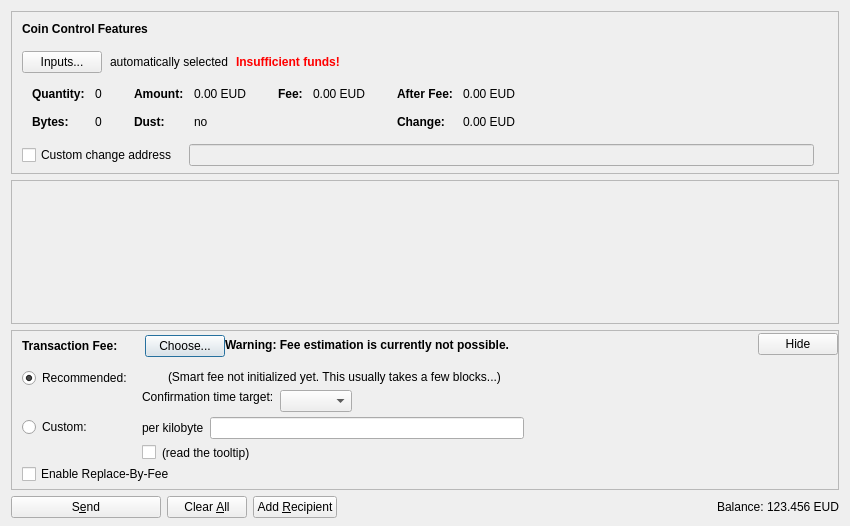
<?xml version="1.0" encoding="UTF-8"?>
<ui version="4.0">
 <class>SendCoinsDialog</class>
 <widget class="QDialog" name="SendCoinsDialog">
  <property name="geometry">
   <rect>
    <x>0</x>
    <y>0</y>
    <width>850</width>
    <height>526</height>
   </rect>
  </property>
  <property name="windowTitle">
   <string>Send Coins</string>
  </property>
  <layout class="QVBoxLayout" name="verticalLayout" stretch="0,1,0,0">
   <property name="bottomMargin">
    <number>8</number>
   </property>
   <item>
    <widget class="QFrame" name="frameCoinControl">
     <property name="sizePolicy">
      <sizepolicy hsizetype="Expanding" vsizetype="Expanding">
       <horstretch>0</horstretch>
       <verstretch>0</verstretch>
      </sizepolicy>
     </property>
     <property name="maximumSize">
      <size>
       <width>16777215</width>
       <height>16777215</height>
      </size>
     </property>
     <property name="frameShape">
      <enum>QFrame::StyledPanel</enum>
     </property>
     <property name="frameShadow">
      <enum>QFrame::Sunken</enum>
     </property>
     <layout class="QVBoxLayout" name="verticalLayoutCoinControl2">
      <property name="spacing">
       <number>0</number>
      </property>
      <property name="leftMargin">
       <number>0</number>
      </property>
      <property name="topMargin">
       <number>0</number>
      </property>
      <property name="rightMargin">
       <number>0</number>
      </property>
      <property name="bottomMargin">
       <number>6</number>
      </property>
      <item>
       <layout class="QVBoxLayout" name="verticalLayoutCoinControl" stretch="0,0,0,0,1">
        <property name="spacing">
         <number>0</number>
        </property>
        <property name="leftMargin">
         <number>10</number>
        </property>
        <property name="topMargin">
         <number>10</number>
        </property>
        <item>
         <layout class="QHBoxLayout" name="horizontalLayoutCoinControl1">
          <property name="bottomMargin">
           <number>15</number>
          </property>
          <item>
           <widget class="QLabel" name="labelCoinControlFeatures">
            <property name="sizePolicy">
             <sizepolicy hsizetype="Preferred" vsizetype="Maximum">
              <horstretch>0</horstretch>
              <verstretch>0</verstretch>
             </sizepolicy>
            </property>
            <property name="font">
             <font>
              <weight>75</weight>
              <bold>true</bold>
             </font>
            </property>
            <property name="styleSheet">
             <string notr="true">font-weight:bold;</string>
            </property>
            <property name="text">
             <string>Coin Control Features</string>
            </property>
           </widget>
          </item>
         </layout>
        </item>
        <item>
         <layout class="QHBoxLayout" name="horizontalLayoutCoinControl2" stretch="0,0,0,0">
          <property name="spacing">
           <number>8</number>
          </property>
          <property name="bottomMargin">
           <number>10</number>
          </property>
          <item>
           <widget class="QPushButton" name="pushButtonCoinControl">
            <property name="styleSheet">
             <string notr="true"/>
            </property>
            <property name="text">
             <string>Inputs...</string>
            </property>
            <property name="autoDefault">
             <bool>false</bool>
            </property>
           </widget>
          </item>
          <item>
           <widget class="QLabel" name="labelCoinControlAutomaticallySelected">
            <property name="text">
             <string>automatically selected</string>
            </property>
            <property name="margin">
             <number>5</number>
            </property>
           </widget>
          </item>
          <item>
           <widget class="QLabel" name="labelCoinControlInsuffFunds">
            <property name="font">
             <font>
              <weight>75</weight>
              <bold>true</bold>
             </font>
            </property>
            <property name="styleSheet">
             <string notr="true">color:red;font-weight:bold;</string>
            </property>
            <property name="text">
             <string>Insufficient funds!</string>
            </property>
            <property name="margin">
             <number>5</number>
            </property>
           </widget>
          </item>
          <item>
           <spacer name="horizontalSpacerCoinControl">
            <property name="orientation">
             <enum>Qt::Horizontal</enum>
            </property>
            <property name="sizeHint" stdset="0">
             <size>
              <width>40</width>
              <height>1</height>
             </size>
            </property>
           </spacer>
          </item>
         </layout>
        </item>
        <item>
         <widget class="QWidget" name="widgetCoinControl" native="true">
          <property name="sizePolicy">
           <sizepolicy hsizetype="Preferred" vsizetype="Preferred">
            <horstretch>0</horstretch>
            <verstretch>0</verstretch>
           </sizepolicy>
          </property>
          <property name="minimumSize">
           <size>
            <width>0</width>
            <height>0</height>
           </size>
          </property>
          <property name="styleSheet">
           <string notr="true"/>
          </property>
          <layout class="QHBoxLayout" name="horizontalLayoutCoinControl5">
           <property name="leftMargin">
            <number>0</number>
           </property>
           <property name="topMargin">
            <number>0</number>
           </property>
           <property name="rightMargin">
            <number>0</number>
           </property>
           <property name="bottomMargin">
            <number>0</number>
           </property>
           <item>
            <layout class="QHBoxLayout" name="horizontalLayoutCoinControl3" stretch="0,0,0,1">
             <property name="spacing">
              <number>20</number>
             </property>
             <property name="topMargin">
              <number>0</number>
             </property>
             <property name="bottomMargin">
              <number>10</number>
             </property>
             <item>
              <layout class="QFormLayout" name="formLayoutCoinControl1">
               <property name="horizontalSpacing">
                <number>10</number>
               </property>
               <property name="verticalSpacing">
                <number>14</number>
               </property>
               <property name="leftMargin">
                <number>10</number>
               </property>
               <property name="topMargin">
                <number>4</number>
               </property>
               <property name="rightMargin">
                <number>6</number>
               </property>
               <item row="0" column="0">
                <widget class="QLabel" name="labelCoinControlQuantityText">
                 <property name="font">
                  <font>
                   <weight>75</weight>
                   <bold>true</bold>
                  </font>
                 </property>
                 <property name="text">
                  <string>Quantity:</string>
                 </property>
                 <property name="margin">
                  <number>0</number>
                 </property>
                </widget>
               </item>
               <item row="0" column="1">
                <widget class="QLabel" name="labelCoinControlQuantity">
                 <property name="cursor">
                  <cursorShape>IBeamCursor</cursorShape>
                 </property>
                 <property name="contextMenuPolicy">
                  <enum>Qt::ActionsContextMenu</enum>
                 </property>
                 <property name="text">
                  <string notr="true">0</string>
                 </property>
                 <property name="margin">
                  <number>0</number>
                 </property>
                 <property name="textInteractionFlags">
                  <set>Qt::LinksAccessibleByMouse|Qt::TextSelectableByKeyboard|Qt::TextSelectableByMouse</set>
                 </property>
                </widget>
               </item>
               <item row="1" column="0">
                <widget class="QLabel" name="labelCoinControlBytesText">
                 <property name="font">
                  <font>
                   <weight>75</weight>
                   <bold>true</bold>
                  </font>
                 </property>
                 <property name="text">
                  <string>Bytes:</string>
                 </property>
                </widget>
               </item>
               <item row="1" column="1">
                <widget class="QLabel" name="labelCoinControlBytes">
                 <property name="cursor">
                  <cursorShape>IBeamCursor</cursorShape>
                 </property>
                 <property name="contextMenuPolicy">
                  <enum>Qt::ActionsContextMenu</enum>
                 </property>
                 <property name="text">
                  <string notr="true">0</string>
                 </property>
                 <property name="textInteractionFlags">
                  <set>Qt::LinksAccessibleByMouse|Qt::TextSelectableByKeyboard|Qt::TextSelectableByMouse</set>
                 </property>
                </widget>
               </item>
              </layout>
             </item>
             <item>
              <layout class="QFormLayout" name="formLayoutCoinControl2">
               <property name="horizontalSpacing">
                <number>10</number>
               </property>
               <property name="verticalSpacing">
                <number>14</number>
               </property>
               <property name="leftMargin">
                <number>6</number>
               </property>
               <property name="topMargin">
                <number>4</number>
               </property>
               <property name="rightMargin">
                <number>6</number>
               </property>
               <item row="0" column="0">
                <widget class="QLabel" name="labelCoinControlAmountText">
                 <property name="font">
                  <font>
                   <weight>75</weight>
                   <bold>true</bold>
                  </font>
                 </property>
                 <property name="text">
                  <string>Amount:</string>
                 </property>
                 <property name="margin">
                  <number>0</number>
                 </property>
                </widget>
               </item>
               <item row="0" column="1">
                <widget class="QLabel" name="labelCoinControlAmount">
                 <property name="cursor">
                  <cursorShape>IBeamCursor</cursorShape>
                 </property>
                 <property name="contextMenuPolicy">
                  <enum>Qt::ActionsContextMenu</enum>
                 </property>
                 <property name="text">
                  <string notr="true">0.00 EUD</string>
                 </property>
                 <property name="textInteractionFlags">
                  <set>Qt::LinksAccessibleByMouse|Qt::TextSelectableByKeyboard|Qt::TextSelectableByMouse</set>
                 </property>
                </widget>
               </item>
               <item row="1" column="0">
                <widget class="QLabel" name="labelCoinControlLowOutputText">
                 <property name="font">
                  <font>
                   <weight>75</weight>
                   <bold>true</bold>
                  </font>
                 </property>
                 <property name="text">
                  <string>Dust:</string>
                 </property>
                </widget>
               </item>
               <item row="1" column="1">
                <widget class="QLabel" name="labelCoinControlLowOutput">
                 <property name="cursor">
                  <cursorShape>IBeamCursor</cursorShape>
                 </property>
                 <property name="contextMenuPolicy">
                  <enum>Qt::ActionsContextMenu</enum>
                 </property>
                 <property name="text">
                  <string notr="true">no</string>
                 </property>
                 <property name="textInteractionFlags">
                  <set>Qt::LinksAccessibleByMouse|Qt::TextSelectableByKeyboard|Qt::TextSelectableByMouse</set>
                 </property>
                </widget>
               </item>
              </layout>
             </item>
             <item>
              <layout class="QFormLayout" name="formLayoutCoinControl3">
               <property name="horizontalSpacing">
                <number>10</number>
               </property>
               <property name="verticalSpacing">
                <number>14</number>
               </property>
               <property name="leftMargin">
                <number>6</number>
               </property>
               <property name="topMargin">
                <number>4</number>
               </property>
               <property name="rightMargin">
                <number>6</number>
               </property>
               <item row="0" column="0">
                <widget class="QLabel" name="labelCoinControlFeeText">
                 <property name="font">
                  <font>
                   <weight>75</weight>
                   <bold>true</bold>
                  </font>
                 </property>
                 <property name="text">
                  <string>Fee:</string>
                 </property>
                 <property name="margin">
                  <number>0</number>
                 </property>
                </widget>
               </item>
               <item row="0" column="1">
                <widget class="QLabel" name="labelCoinControlFee">
                 <property name="cursor">
                  <cursorShape>IBeamCursor</cursorShape>
                 </property>
                 <property name="contextMenuPolicy">
                  <enum>Qt::ActionsContextMenu</enum>
                 </property>
                 <property name="text">
                  <string notr="true">0.00 EUD</string>
                 </property>
                 <property name="textInteractionFlags">
                  <set>Qt::LinksAccessibleByMouse|Qt::TextSelectableByKeyboard|Qt::TextSelectableByMouse</set>
                 </property>
                </widget>
               </item>
              </layout>
             </item>
             <item>
              <layout class="QFormLayout" name="formLayoutCoinControl4">
               <property name="horizontalSpacing">
                <number>10</number>
               </property>
               <property name="verticalSpacing">
                <number>14</number>
               </property>
               <property name="leftMargin">
                <number>6</number>
               </property>
               <property name="topMargin">
                <number>4</number>
               </property>
               <property name="rightMargin">
                <number>6</number>
               </property>
               <item row="0" column="0">
                <widget class="QLabel" name="labelCoinControlAfterFeeText">
                 <property name="font">
                  <font>
                   <weight>75</weight>
                   <bold>true</bold>
                  </font>
                 </property>
                 <property name="text">
                  <string>After Fee:</string>
                 </property>
                 <property name="margin">
                  <number>0</number>
                 </property>
                </widget>
               </item>
               <item row="0" column="1">
                <widget class="QLabel" name="labelCoinControlAfterFee">
                 <property name="cursor">
                  <cursorShape>IBeamCursor</cursorShape>
                 </property>
                 <property name="contextMenuPolicy">
                  <enum>Qt::ActionsContextMenu</enum>
                 </property>
                 <property name="text">
                  <string notr="true">0.00 EUD</string>
                 </property>
                 <property name="textInteractionFlags">
                  <set>Qt::LinksAccessibleByMouse|Qt::TextSelectableByKeyboard|Qt::TextSelectableByMouse</set>
                 </property>
                </widget>
               </item>
               <item row="1" column="0">
                <widget class="QLabel" name="labelCoinControlChangeText">
                 <property name="font">
                  <font>
                   <weight>75</weight>
                   <bold>true</bold>
                  </font>
                 </property>
                 <property name="text">
                  <string>Change:</string>
                 </property>
                </widget>
               </item>
               <item row="1" column="1">
                <widget class="QLabel" name="labelCoinControlChange">
                 <property name="cursor">
                  <cursorShape>IBeamCursor</cursorShape>
                 </property>
                 <property name="contextMenuPolicy">
                  <enum>Qt::ActionsContextMenu</enum>
                 </property>
                 <property name="text">
                  <string notr="true">0.00 EUD</string>
                 </property>
                 <property name="textInteractionFlags">
                  <set>Qt::LinksAccessibleByMouse|Qt::TextSelectableByKeyboard|Qt::TextSelectableByMouse</set>
                 </property>
                </widget>
               </item>
              </layout>
             </item>
            </layout>
           </item>
          </layout>
         </widget>
        </item>
        <item>
         <layout class="QHBoxLayout" name="horizontalLayoutCoinControl4" stretch="0,0,0">
          <property name="spacing">
           <number>12</number>
          </property>
          <property name="sizeConstraint">
           <enum>QLayout::SetDefaultConstraint</enum>
          </property>
          <property name="topMargin">
           <number>5</number>
          </property>
          <property name="rightMargin">
           <number>5</number>
          </property>
          <item>
           <widget class="QCheckBox" name="checkBoxCoinControlChange">
            <property name="toolTip">
             <string>If this is activated, but the change address is empty or invalid, change will be sent to a newly generated address.</string>
            </property>
            <property name="text">
             <string>Custom change address</string>
            </property>
           </widget>
          </item>
          <item>
           <widget class="QValidatedLineEdit" name="lineEditCoinControlChange">
            <property name="enabled">
             <bool>false</bool>
            </property>
            <property name="sizePolicy">
             <sizepolicy hsizetype="Expanding" vsizetype="Fixed">
              <horstretch>0</horstretch>
              <verstretch>0</verstretch>
             </sizepolicy>
            </property>
           </widget>
          </item>
          <item>
           <widget class="QLabel" name="labelCoinControlChangeLabel">
            <property name="sizePolicy">
             <sizepolicy hsizetype="Preferred" vsizetype="Expanding">
              <horstretch>0</horstretch>
              <verstretch>0</verstretch>
             </sizepolicy>
            </property>
            <property name="minimumSize">
             <size>
              <width>0</width>
              <height>0</height>
             </size>
            </property>
            <property name="text">
             <string/>
            </property>
            <property name="margin">
             <number>3</number>
            </property>
           </widget>
          </item>
         </layout>
        </item>
        <item>
         <spacer name="verticalSpacerCoinControl">
          <property name="orientation">
           <enum>Qt::Vertical</enum>
          </property>
          <property name="sizeHint" stdset="0">
           <size>
            <width>800</width>
            <height>1</height>
           </size>
          </property>
         </spacer>
        </item>
       </layout>
      </item>
     </layout>
    </widget>
   </item>
   <item>
    <widget class="QScrollArea" name="scrollArea">
     <property name="widgetResizable">
      <bool>true</bool>
     </property>
     <widget class="QWidget" name="scrollAreaWidgetContents">
      <property name="geometry">
       <rect>
        <x>0</x>
        <y>0</y>
        <width>830</width>
        <height>104</height>
       </rect>
      </property>
      <layout class="QVBoxLayout" name="verticalLayout_2" stretch="0,1">
       <property name="leftMargin">
        <number>0</number>
       </property>
       <property name="topMargin">
        <number>0</number>
       </property>
       <property name="rightMargin">
        <number>0</number>
       </property>
       <property name="bottomMargin">
        <number>0</number>
       </property>
       <item>
        <layout class="QVBoxLayout" name="entries">
         <property name="spacing">
          <number>6</number>
         </property>
        </layout>
       </item>
       <item>
        <spacer name="verticalSpacer">
         <property name="orientation">
          <enum>Qt::Vertical</enum>
         </property>
         <property name="sizeHint" stdset="0">
          <size>
           <width>20</width>
           <height>40</height>
          </size>
         </property>
        </spacer>
       </item>
      </layout>
     </widget>
    </widget>
   </item>
   <item>
    <widget class="QFrame" name="frameFee">
     <property name="sizePolicy">
      <sizepolicy hsizetype="Expanding" vsizetype="Expanding">
       <horstretch>0</horstretch>
       <verstretch>0</verstretch>
      </sizepolicy>
     </property>
     <property name="maximumSize">
      <size>
       <width>16777215</width>
       <height>16777215</height>
      </size>
     </property>
     <property name="frameShape">
      <enum>QFrame::StyledPanel</enum>
     </property>
     <property name="frameShadow">
      <enum>QFrame::Sunken</enum>
     </property>
     <layout class="QVBoxLayout" name="verticalLayoutFee1">
      <property name="spacing">
       <number>0</number>
      </property>
      <property name="leftMargin">
       <number>0</number>
      </property>
      <property name="topMargin">
       <number>0</number>
      </property>
      <property name="rightMargin">
       <number>0</number>
      </property>
      <property name="bottomMargin">
       <number>0</number>
      </property>
      <item>
       <layout class="QVBoxLayout" name="verticalLayoutFee2" stretch="0,0,0">
        <property name="spacing">
         <number>0</number>
        </property>
        <property name="leftMargin">
         <number>10</number>
        </property>
        <property name="topMargin">
         <number>0</number>
        </property>
        <item>
         <layout class="QHBoxLayout" name="horizontalLayoutFee1">
          <property name="bottomMargin">
           <number>0</number>
          </property>
          <item>
           <layout class="QVBoxLayout" name="verticalLayoutFee7">
            <property name="spacing">
             <number>0</number>
            </property>
            <item>
             <spacer name="verticalSpacerSmartFee">
              <property name="orientation">
               <enum>Qt::Vertical</enum>
              </property>
              <property name="sizeType">
               <enum>QSizePolicy::Fixed</enum>
              </property>
              <property name="sizeHint" stdset="0">
               <size>
                <width>1</width>
                <height>4</height>
               </size>
              </property>
             </spacer>
            </item>
            <item>
             <layout class="QHBoxLayout" name="horizontalLayoutSmartFee">
              <property name="spacing">
               <number>10</number>
              </property>
              <item>
               <widget class="QLabel" name="labelFeeHeadline">
                <property name="sizePolicy">
                 <sizepolicy hsizetype="Preferred" vsizetype="Maximum">
                  <horstretch>0</horstretch>
                  <verstretch>0</verstretch>
                 </sizepolicy>
                </property>
                <property name="font">
                 <font>
                  <weight>75</weight>
                  <bold>true</bold>
                 </font>
                </property>
                <property name="styleSheet">
                 <string notr="true">font-weight:bold;</string>
                </property>
                <property name="text">
                 <string>Transaction Fee:</string>
                </property>
               </widget>
              </item>
              <item>
               <widget class="QLabel" name="labelFeeMinimized">
                <property name="text">
                 <string/>
                </property>
               </widget>
              </item>
              <item>
               <widget class="QPushButton" name="buttonChooseFee">
                <property name="text">
                 <string>Choose...</string>
                </property>
               </widget>
              </item>
             </layout>
            </item>
            <item>
             <spacer name="verticalSpacer_5">
              <property name="orientation">
               <enum>Qt::Vertical</enum>
              </property>
              <property name="sizeHint" stdset="0">
               <size>
                <width>1</width>
                <height>1</height>
               </size>
              </property>
             </spacer>
            </item>
           </layout>
          </item>
          <item>
           <widget class="QLabel" name="fallbackFeeWarningLabel">
            <property name="toolTip">
             <string>Using the fallbackfee can result in sending a transaction that will take several hours or days (or never) to confirm. Consider choosing your fee manually or wait until you have validated the complete chain.</string>
            </property>
            <property name="font">
            <font>
                <weight>75</weight>
                <bold>true</bold>
            </font>
            </property>
            <property name="text">
             <string>Warning: Fee estimation is currently not possible.</string>
            </property>
            <property name="wordWrap">
             <bool>false</bool>
            </property>
           </widget>
          </item>
          <item>
           <spacer name="horizontalSpacer_4">
            <property name="orientation">
             <enum>Qt::Horizontal</enum>
            </property>
            <property name="sizeType">
             <enum>QSizePolicy::MinimumExpanding</enum>
            </property>
            <property name="sizeHint" stdset="0">
             <size>
              <width>40</width>
              <height>20</height>
             </size>
            </property>
           </spacer>
          </item>
          <item>
           <widget class="QPushButton" name="buttonMinimizeFee">
            <property name="toolTip">
             <string>collapse fee-settings</string>
            </property>
            <property name="text">
             <string>Hide</string>
            </property>
           </widget>
          </item>
         </layout>
        </item>
        <item>
         <widget class="QFrame" name="frameFeeSelection">
          <layout class="QVBoxLayout" name="verticalLayoutFee12">
           <property name="spacing">
            <number>0</number>
           </property>
           <property name="leftMargin">
            <number>0</number>
           </property>
           <property name="topMargin">
            <number>0</number>
           </property>
           <property name="rightMargin">
            <number>0</number>
           </property>
           <property name="bottomMargin">
            <number>0</number>
           </property>
           <item>
            <layout class="QGridLayout" name="gridLayoutFee">
             <property name="topMargin">
              <number>10</number>
             </property>
             <property name="bottomMargin">
              <number>4</number>
             </property>
             <property name="horizontalSpacing">
              <number>10</number>
             </property>
             <property name="verticalSpacing">
              <number>4</number>
             </property>
             <item row="1" column="1">
              <layout class="QVBoxLayout" name="verticalLayoutFee8">
               <property name="spacing">
                <number>6</number>
               </property>
               <item>
                <layout class="QHBoxLayout" name="horizontalLayoutFee13">
                 <item>
                  <widget class="QLabel" name="labelCustomPerKilobyte">
                   <property name="toolTip">
                    <string>If the custom fee is set to 1000 satoshis and the transaction is only 250 bytes, then &quot;per kilobyte&quot; only pays 250 satoshis in fee, while &quot;total at least&quot; pays 1000 satoshis. For transactions bigger than a kilobyte both pay by kilobyte.</string>
                   </property>
                   <property name="text">
                    <string>per kilobyte</string>
                   </property>
                  </widget>
                 </item>
                 <item>
                  <widget class="EurodollarAmountField" name="customFee"/>
                 </item>
                 <item>
                  <spacer name="horizontalSpacer_6">
                   <property name="orientation">
                    <enum>Qt::Horizontal</enum>
                   </property>
                   <property name="sizeHint" stdset="0">
                    <size>
                     <width>1</width>
                     <height>1</height>
                    </size>
                   </property>
                  </spacer>
                 </item>
                </layout>
               </item>
               <item>
                <layout class="QHBoxLayout" name="horizontalLayoutFee8">
                 <item>
                  <widget class="QCheckBox" name="checkBoxMinimumFee">
                   <property name="toolTip">
                    <string>Paying only the minimum fee is just fine as long as there is less transaction volume than space in the blocks. But be aware that this can end up in a never confirming transaction once there is more demand for eurodollar transactions than the network can process.</string>
                   </property>
                   <property name="text">
                    <string/>
                   </property>
                  </widget>
                 </item>
                 <item>
                  <widget class="QLabel" name="labelMinFeeWarning">
                   <property name="enabled">
                    <bool>true</bool>
                   </property>
                   <property name="toolTip">
                    <string>Paying only the minimum fee is just fine as long as there is less transaction volume than space in the blocks. But be aware that this can end up in a never confirming transaction once there is more demand for eurodollar transactions than the network can process.</string>
                   </property>
                   <property name="text">
                    <string>(read the tooltip)</string>
                   </property>
                   <property name="margin">
                    <number>5</number>
                   </property>
                  </widget>
                 </item>
                 <item>
                  <spacer name="horizontalSpacer_2">
                   <property name="orientation">
                    <enum>Qt::Horizontal</enum>
                   </property>
                   <property name="sizeHint" stdset="0">
                    <size>
                     <width>1</width>
                     <height>1</height>
                    </size>
                   </property>
                  </spacer>
                 </item>
                </layout>
               </item>
              </layout>
             </item>
             <item row="0" column="0">
              <layout class="QVBoxLayout" name="verticalLayoutFee4" stretch="0,1">
               <item>
                <widget class="QRadioButton" name="radioSmartFee">
                 <property name="text">
                  <string>Recommended:</string>
                 </property>
                 <property name="checked">
                  <bool>true</bool>
                 </property>
                 <attribute name="buttonGroup">
                  <string notr="true">groupFee</string>
                 </attribute>
                </widget>
               </item>
               <item>
                <spacer name="verticalSpacer_2">
                 <property name="orientation">
                  <enum>Qt::Vertical</enum>
                 </property>
                 <property name="sizeHint" stdset="0">
                  <size>
                   <width>1</width>
                   <height>1</height>
                  </size>
                 </property>
                </spacer>
               </item>
              </layout>
             </item>
             <item row="1" column="0">
              <layout class="QVBoxLayout" name="verticalLayoutFee9" stretch="0,1">
               <item>
                <widget class="QRadioButton" name="radioCustomFee">
                 <property name="text">
                  <string>Custom:</string>
                 </property>
                 <attribute name="buttonGroup">
                  <string notr="true">groupFee</string>
                 </attribute>
                </widget>
               </item>
               <item>
                <spacer name="verticalSpacer_6">
                 <property name="orientation">
                  <enum>Qt::Vertical</enum>
                 </property>
                 <property name="sizeHint" stdset="0">
                  <size>
                   <width>1</width>
                   <height>1</height>
                  </size>
                 </property>
                </spacer>
               </item>
              </layout>
             </item>
             <item row="0" column="1">
              <layout class="QVBoxLayout" name="verticalLayoutFee3" stretch="0,0,1">
               <property name="spacing">
                <number>6</number>
               </property>
               <property name="topMargin">
                <number>2</number>
               </property>
               <item>
                <layout class="QHBoxLayout" name="horizontalLayoutFee12">
                 <item>
                  <widget class="QLabel" name="labelSmartFee">
                   <property name="text">
                    <string/>
                   </property>
                   <property name="margin">
                    <number>2</number>
                   </property>
                  </widget>
                 </item>
                 <item>
                  <widget class="QLabel" name="labelFeeEstimation">
                   <property name="text">
                    <string/>
                   </property>
                  </widget>
                 </item>
                 <item>
                  <widget class="QLabel" name="labelSmartFee2">
                   <property name="text">
                    <string>(Smart fee not initialized yet. This usually takes a few blocks...)</string>
                   </property>
                   <property name="margin">
                    <number>2</number>
                   </property>
                  </widget>
                 </item>
                 <item>
                  <spacer name="horizontalSpacer_5">
                   <property name="orientation">
                    <enum>Qt::Horizontal</enum>
                   </property>
                   <property name="sizeHint" stdset="0">
                    <size>
                     <width>1</width>
                     <height>1</height>
                    </size>
                   </property>
                  </spacer>
                 </item>
                </layout>
               </item>
               <item>
                <layout class="QHBoxLayout" name="horizontalLayoutFee9">
                 <item>
                  <layout class="QVBoxLayout" name="verticalLayoutFee6">
                   <item>
                    <widget class="QLabel" name="labelSmartFee3">
                     <property name="text">
                      <string>Confirmation time target:</string>
                     </property>
                     <property name="margin">
                      <number>2</number>
                     </property>
                    </widget>
                   </item>
                   <item>
                    <spacer name="verticalSpacer_3">
                     <property name="orientation">
                      <enum>Qt::Vertical</enum>
                     </property>
                     <property name="sizeHint" stdset="0">
                      <size>
                       <width>1</width>
                       <height>1</height>
                      </size>
                     </property>
                    </spacer>
                   </item>
                  </layout>
                 </item>
                 <item>
                  <layout class="QVBoxLayout" name="verticalLayoutFee5">
                   <property name="rightMargin">
                    <number>30</number>
                   </property>
                   <item>
                    <layout class="QHBoxLayout" name="horizontalLayoutConfTarget">
                     <property name="bottomMargin">
                      <number>0</number>
                     </property>
                     <item>
                      <widget class="QComboBox" name="confTargetSelector"/>
                     </item>
                     <item>
                      <spacer name="horizontalSpacerConfTarget">
                       <property name="orientation">
                        <enum>Qt::Horizontal</enum>
                       </property>
                       <property name="sizeHint" stdset="0">
                        <size>
                         <width>40</width>
                         <height>20</height>
                        </size>
                       </property>
                      </spacer>
                     </item>
                    </layout>
                   </item>
                  </layout>
                 </item>
                </layout>
               </item>
               <item>
                <spacer name="verticalSpacer_4">
                 <property name="orientation">
                  <enum>Qt::Vertical</enum>
                 </property>
                 <property name="sizeHint" stdset="0">
                  <size>
                   <width>1</width>
                   <height>1</height>
                  </size>
                 </property>
                </spacer>
               </item>
              </layout>
             </item>
            </layout>
           </item>
           <item>
            <widget class="QCheckBox" name="optInRBF">
             <property name="text">
              <string>Enable Replace-By-Fee</string>
             </property>
             <property name="toolTip">
              <string>With Replace-By-Fee (BIP-125) you can increase a transaction's fee after it is sent. Without this, a higher fee may be recommended to compensate for increased transaction delay risk.</string>
             </property>
            </widget>
           </item>
          </layout>
         </widget>
        </item>
        <item>
         <spacer name="verticalSpacerFee">
          <property name="orientation">
           <enum>Qt::Vertical</enum>
          </property>
          <property name="sizeHint" stdset="0">
           <size>
            <width>40</width>
            <height>5</height>
           </size>
          </property>
         </spacer>
        </item>
       </layout>
      </item>
     </layout>
    </widget>
   </item>
   <item>
    <layout class="QHBoxLayout" name="horizontalLayout">
     <item>
      <widget class="QPushButton" name="sendButton">
       <property name="minimumSize">
        <size>
         <width>150</width>
         <height>0</height>
        </size>
       </property>
       <property name="toolTip">
        <string>Confirm the send action</string>
       </property>
       <property name="text">
        <string>S&amp;end</string>
       </property>
       <property name="icon">
        <iconset resource="../eurodollar.qrc">
         <normaloff>:/icons/send</normaloff>:/icons/send</iconset>
       </property>
       <property name="autoDefault">
        <bool>false</bool>
       </property>
       <property name="default">
        <bool>false</bool>
       </property>
      </widget>
     </item>
     <item>
      <widget class="QPushButton" name="clearButton">
       <property name="sizePolicy">
        <sizepolicy hsizetype="Minimum" vsizetype="Fixed">
         <horstretch>0</horstretch>
         <verstretch>0</verstretch>
        </sizepolicy>
       </property>
       <property name="toolTip">
        <string>Clear all fields of the form.</string>
       </property>
       <property name="text">
        <string>Clear &amp;All</string>
       </property>
       <property name="icon">
        <iconset resource="../eurodollar.qrc">
         <normaloff>:/icons/remove</normaloff>:/icons/remove</iconset>
       </property>
       <property name="autoDefault">
        <bool>false</bool>
       </property>
      </widget>
     </item>
     <item>
      <widget class="QPushButton" name="addButton">
       <property name="toolTip">
        <string>Send to multiple recipients at once</string>
       </property>
       <property name="text">
        <string>Add &amp;Recipient</string>
       </property>
       <property name="icon">
        <iconset resource="../eurodollar.qrc">
         <normaloff>:/icons/add</normaloff>:/icons/add</iconset>
       </property>
       <property name="autoDefault">
        <bool>false</bool>
       </property>
      </widget>
     </item>
     <item>
      <spacer name="horizontalSpacer">
       <property name="orientation">
        <enum>Qt::Horizontal</enum>
       </property>
       <property name="sizeHint" stdset="0">
        <size>
         <width>40</width>
         <height>20</height>
        </size>
       </property>
      </spacer>
     </item>
     <item>
      <layout class="QHBoxLayout" name="horizontalLayout_2">
       <property name="spacing">
        <number>3</number>
       </property>
       <item>
        <widget class="QLabel" name="label">
         <property name="sizePolicy">
          <sizepolicy hsizetype="Preferred" vsizetype="Fixed">
           <horstretch>0</horstretch>
           <verstretch>0</verstretch>
          </sizepolicy>
         </property>
         <property name="text">
          <string>Balance:</string>
         </property>
        </widget>
       </item>
       <item>
        <widget class="QLabel" name="labelBalance">
         <property name="sizePolicy">
          <sizepolicy hsizetype="Preferred" vsizetype="Fixed">
           <horstretch>0</horstretch>
           <verstretch>0</verstretch>
          </sizepolicy>
         </property>
         <property name="cursor">
          <cursorShape>IBeamCursor</cursorShape>
         </property>
         <property name="text">
          <string notr="true">123.456 EUD</string>
         </property>
         <property name="textInteractionFlags">
          <set>Qt::LinksAccessibleByMouse|Qt::TextSelectableByKeyboard|Qt::TextSelectableByMouse</set>
         </property>
        </widget>
       </item>
      </layout>
     </item>
    </layout>
   </item>
  </layout>
 </widget>
 <customwidgets>
  <customwidget>
   <class>QValidatedLineEdit</class>
   <extends>QLineEdit</extends>
   <header>qt/qvalidatedlineedit.h</header>
  </customwidget>
  <customwidget>
   <class>EurodollarAmountField</class>
   <extends>QLineEdit</extends>
   <header>qt/eurodollaramountfield.h</header>
   <container>1</container>
  </customwidget>
 </customwidgets>
 <resources>
  <include location="../eurodollar.qrc"/>
 </resources>
 <connections/>
 <buttongroups>
  <buttongroup name="groupFee"/>
 </buttongroups>
</ui>
